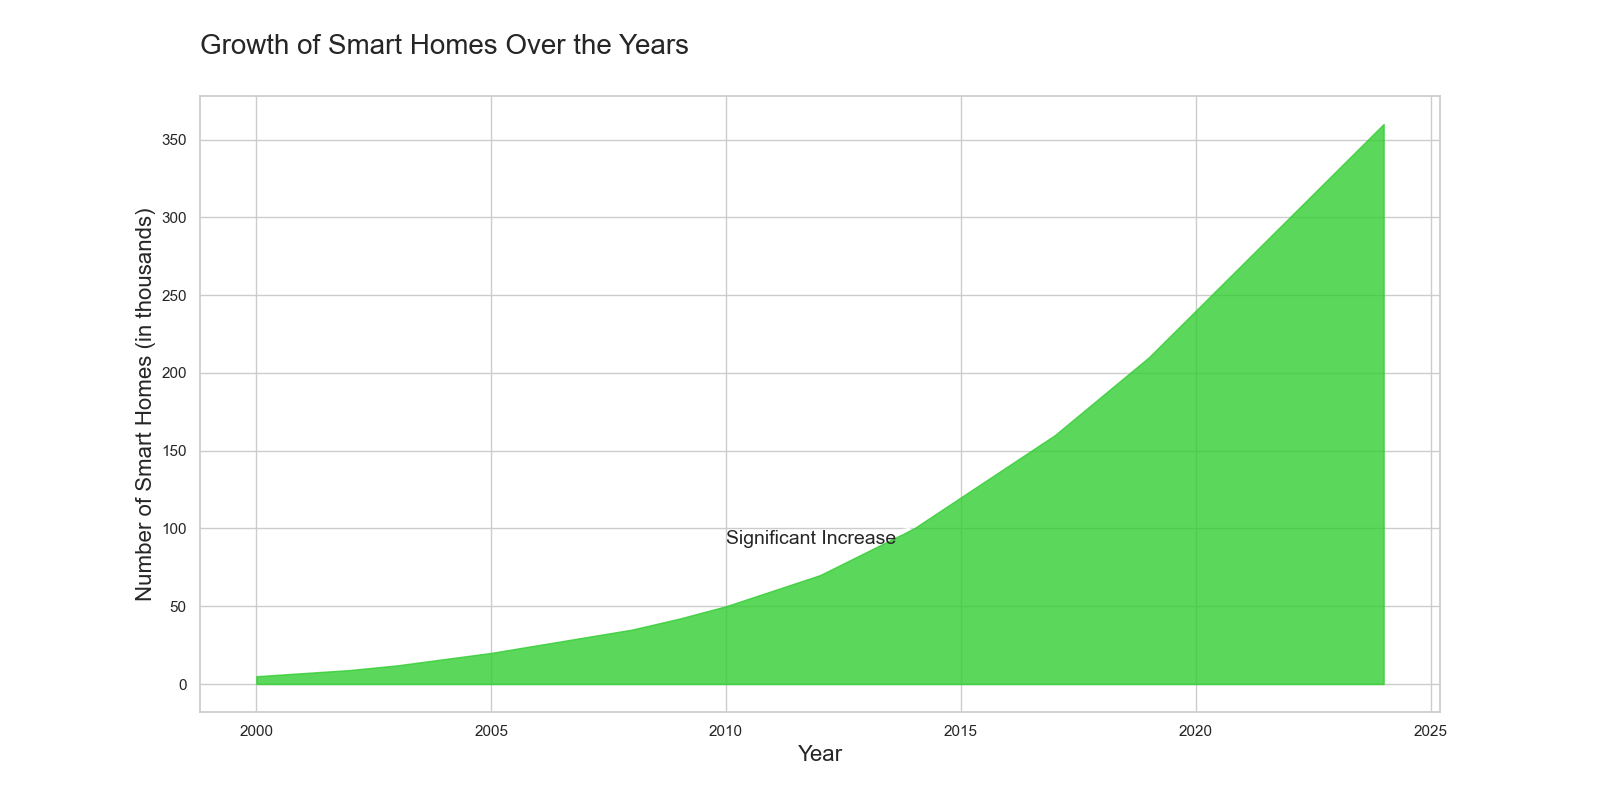

Source code (Python):

import matplotlib.pyplot as plt

# Data
years = [2000, 2001, 2002, 2003, 2004, 2005, 2006, 2007, 2008, 2009, 
         2010, 2011, 2012, 2013, 2014, 2015, 2016, 2017, 2018, 2019, 
         2020, 2021, 2022, 2023, 2024]
smart_homes = [5, 7, 9, 12, 16, 20, 25, 30, 35, 42, 
               50, 60, 70, 85, 100, 120, 140, 160, 185, 210, 
               240, 270, 300, 330, 360]

plt.figure(figsize=(16, 8))

# Area chart
plt.fill_between(years, smart_homes, color='#32CD32', alpha=0.8)

# Headline and labels
plt.title('Growth of Smart Homes Over the Years', fontsize=20, pad=30, loc='left')
plt.xlabel('Year', fontsize=16)
plt.ylabel('Number of Smart Homes (in thousands)', fontsize=16)

# Annotations
plt.annotate('Significant Increase', xy=(2014, 100), xytext=(2010, 90),
             arrowprops=dict(facecolor='black', arrowstyle='->'),
             fontsize=14)

# Show plot
plt.show()
